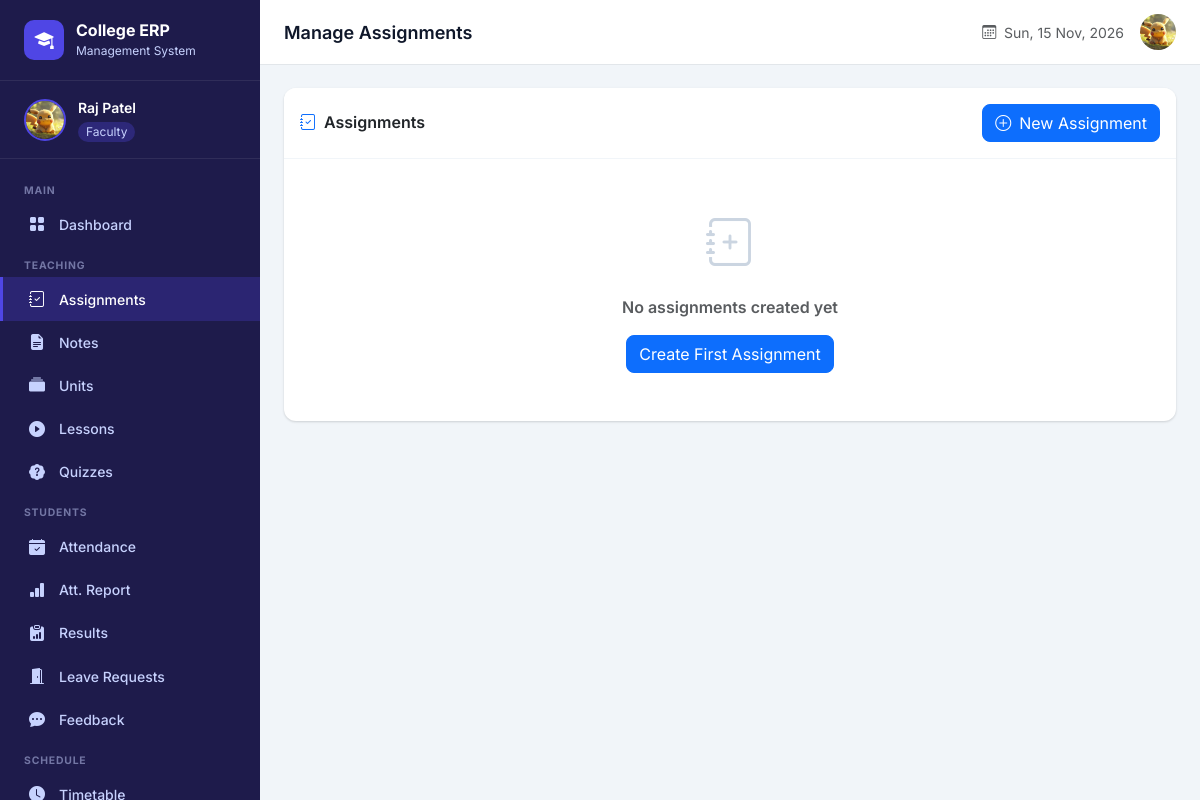
The page /faculty/assignments/ (signed in) on the database its author committed.
### faculty/models.py (models this page shows, shortened)
class Staff(models.Model):
    ROLE_CHOICES = (
         ('dean', 'Dean'),
        ('faculty', 'Faculty'),
        ('hod', 'Head of Department'),
    )
    GENDER_CHOICES = (
        ('male', 'Male'),
        ('female', 'Female'),
        ('other', 'Other'),
    )
    user = models.OneToOneField(User, on_delete=models.CASCADE, related_name='staff_profile')
    staff_id = models.CharField(max_length=20, unique=True)
    name = models.CharField(max_length=100)
    email = models.EmailField(unique=True)
    mobile= models.CharField(
        max_length=10,
        validators=[mobile_validator])
    gender = models.CharField(max_length=10, choices=GENDER_CHOICES, default='male')
    dob = models.DateField(null=True, blank=True)
    image = models.ImageField(upload_to='staff_images/', blank=True, null=True)
    role = models.CharField(max_length=20, choices=ROLE_CHOICES, default='faculty')
    department = models.ForeignKey(
        'account.Department', on_delete=models.SET_NULL,
        null=True, blank=True, related_name='staff_members'
    )
    qualification = models.CharField(max_length=200, blank=True)
    experience = models.CharField(max_length=200, blank=True)
    address = models.TextField(blank=True)
    joining_date = models.DateField(null=True, blank=True)
    is_active = models.BooleanField(default=True)
    created_at = models.DateTimeField(auto_now_add=True)
    class Meta:
        ordering = ['name']
        verbose_name = 'Staff'
        verbose_name_plural = 'Staff Members'

### faculty/views.py (the view)
    def wrapper(request, *args, **kwargs):
        if not request.user.is_authenticated:
            messages.warning(request, "Please log in.")
            return redirect('login')
        try:
            staff = request.user.staff_profile
            request.staff = staff
        except Staff.DoesNotExist:
            if request.user.is_superuser:
                request.staff = None
            else:
                messages.error(request, "Faculty access required.")
                return redirect('login')
        return view_func(request, *args, **kwargs)

### faculty/views.py (called while the page is built)
def faculty_required(view_func):
    def wrapper(request, *args, **kwargs):
        if not request.user.is_authenticated:
            messages.warning(request, "Please log in.")
            return redirect('login')
        try:
            staff = request.user.staff_profile
            request.staff = staff
        except Staff.DoesNotExist:
            if request.user.is_superuser:
                request.staff = None
            else:
                messages.error(request, "Faculty access required.")
                return redirect('login')
        return view_func(request, *args, **kwargs)
    wrapper.__name__ = view_func.__name__
    return wrapper

def get_staff(request):
    try:
        return request.user.staff_profile
    except (Staff.DoesNotExist, AttributeError):
        return None

@faculty_required
def faculty_assignments(request):
    staff = get_staff(request)
    assignments = Assignment.objects.filter(created_by=staff).select_related('subject').order_by('-created_at')
    return render(request, 'faculty/assignments.html', {'assignments': assignments, 'staff': staff})

### templates/faculty/assignments.html (shortened to what this page needs)
{% extends "faculty/base_faculty.html" %}
{% block page_title %}Manage Assignments{% endblock %}
{% block content %}
<div class="card">
  <div class="card-header py-3 d-flex justify-content-between align-items-center">
    <h6 class="mb-0 fw-semibold"><i class="bi bi-journal-check text-primary me-2"></i>Assignments</h6>
    <a href="{% url 'create_assignment' %}" class="btn btn-primary rounded-3">
      <i class="bi bi-plus-circle me-2"></i>New Assignment
    </a>
  </div>
  <div class="card-body p-0">
    {% if assignments %}
      <div class="table-responsive">
        <table class="table mb-0">
          <thead><tr><th>Title</th><th>Subject</th><th>Due Date</th><th>Total Marks</th><th>Submissions</th><th>Status</th><th>Actions</th></tr></thead>
          <tbody>
            {% for assignment in assignments %}
              <tr>
                <td>
                  <div class="fw-semibold" style="font-size:.875rem">{{ assignment.title }}</div>
                  <div class="text-muted" style="font-size:.75rem">{{ assignment.description|truncatechars:50 }}</div>
                </td>
                <td><span class="badge bg-light text-dark">{{ assignment.subject.subject_name }}</span></td>
                <td style="font-size:.8rem">
                  {{ assignment.due_date|date:"d M Y, h:i A" }}
                  {% if assignment.is_overdue %}<br><span class="badge bg-danger">Overdue</span>{% endif %}
                </td>
                <td>{{ assignment.total_marks }}</td>
                <td>
                  <a href="{% url 'view_submissions' assignment.id %}" class="btn btn-sm btn-outline-info rounded-3">
                    <i class="bi bi-people me-1"></i>{{ assignment.submission_count }}
                  </a>
                </td>
                <td>
                  <span class="badge {% if assignment.status == 'active' %}bg-success{% elif assignment.status == 'closed' %}bg-secondary{% else %}bg-warning text-dark{% endif %}">
                    {{ assignment.get_status_display }}
                  </span>
                </td>
                <td>
                  <div class="d-flex gap-1">
                    <a href="{% url 'edit_assignment' assignment.id %}" class="btn btn-sm btn-outline-primary rounded-3">
                      <i class="bi bi-pencil"></i>
                    </a>
                    <form method="POST" action="{% url 'delete_assignment' assignment.id %}" onsubmit="return confirm('Delete this assignment?')">
                      {% csrf_token %}
                      <button class="btn btn-sm btn-outline-danger rounded-3"><i class="bi bi-trash"></i></button>
                    </form>
                    {% if assignment.file %}
                      <a href="{{ assignment.file.url }}" class="btn btn-sm btn-outline-secondary rounded-3" download>
                        <i class="bi bi-download"></i>
                      </a>
                    {% endif %}
                  </div>
                </td>
              </tr>
            {% endfor %}
          </tbody>
        </table>
      </div>
    {% else %}
      <div class="text-center py-5 text-muted">
        <i class="bi bi-journal-plus" style="font-size:3rem;color:#cbd5e1"></i>
        <div class="mt-3 fw-semibold">No assignments created yet</div>
        <a href="{% url 'create_assignment' %}" class="btn btn-primary mt-3 rounded-3">Create First Assignment</a>
      </div>
    {% endif %}
  </div>
</div>
{% endblock %}

### templates/faculty/base_faculty.html (shortened to what this page needs)
{% extends "base/layout.html" %}
{% block sidebar_user %}
  {% if staff %}
    {% if staff.image %}
      <img src="{{ staff.image.url }}" alt="{{ staff.name }}"/>
    {% else %}
      <div class="user-avatar-placeholder">{{ staff.name|first|upper }}</div>
    {% endif %}
    <div class="user-info">
      <div class="user-name">{{ staff.name }}</div>
      <span class="user-role">{{ staff.get_role_display }}</span>
    </div>
  {% endif %}
{% endblock %}
{% block sidebar_nav %}
  <div class="sidebar-section-label">Main</div>
  <a href="{% url 'faculty_dashboard' %}"><i class="bi bi-grid-fill"></i> Dashboard</a>
  <div class="sidebar-section-label">Teaching</div>
  <a href="{% url 'faculty_assignments' %}"><i class="bi bi-journal-check"></i> Assignments</a>
  <a href="{% url 'faculty_notes' %}"><i class="bi bi-file-earmark-text-fill"></i> Notes</a>
  <a href="{% url 'faculty_units' %}"><i class="bi bi-collection-fill"></i> Units</a>
  <a href="{% url 'faculty_lessons' %}"><i class="bi bi-play-circle-fill"></i> Lessons</a>
  <a href="{% url 'faculty_quizzes' %}"><i class="bi bi-patch-question-fill"></i> Quizzes</a>
  <div class="sidebar-section-label">Students</div>
  <a href="{% url 'faculty_attendance' %}"><i class="bi bi-calendar-check-fill"></i> Attendance</a>
  <a href="{% url 'attendance_report' %}"><i class="bi bi-bar-chart-fill"></i> Att. Report</a>
  <a href="{% url 'faculty_results' %}"><i class="bi bi-clipboard-data-fill"></i> Results</a>
  <a href="{% url 'faculty_leave_requests' %}"><i class="bi bi-door-open-fill"></i> Leave Requests</a>
  <a href="{% url 'faculty_feedback' %}"><i class="bi bi-chat-dots-fill"></i> Feedback</a>
  <div class="sidebar-section-label">Schedule</div>
  <a href="{% url 'faculty_timetable' %}"><i class="bi bi-clock-fill"></i> Timetable</a>
{% endblock %}
{% block topbar_right %}
  {% if staff and staff.image %}
    <img src="{{ staff.image.url }}" class="topbar-avatar" alt="{{ staff.name }}"/>
  {% elif staff %}
    <div style="width:36px;height:36px;background:#4f46e5;border-radius:50%;display:flex;align-items:center;justify-content:center;color:white;font-weight:600">
      {{ staff.name|first|upper }}
    </div>
  {% endif %}
{% endblock %}

### templates/base/layout.html (style rules this page uses)
:root { --sidebar-width: 260px; --topbar-height: 64px; --primary: #4f46e5; --primary-dark: #3730a3; --sidebar-bg: #1e1b4b; --sidebar-hover: #312e81; --sidebar-text: #c7d2fe; --sidebar-active: #4f46e5; --card-shadow: 0 1px 3px rgba(0,0,0,.1), 0 1px 2px rgba(0,0,0,.06); }
* { font-family: 'Inter', sans-serif; }
body { background: #f1f5f9; min-height: 100vh; }
.sidebar-user img { width: 42px; height: 42px; border-radius: 50%; object-fit: cover; border: 2px solid var(--primary); }
.sidebar-user .user-info .user-name { color: white; font-weight: 600; font-size: .875rem; }
.sidebar-user .user-info .user-role { color: var(--sidebar-text); font-size: .75rem; background: rgba(79,70,229,.3); padding: 1px 8px; border-radius: 20px; display: inline-block; margin-top: 2px; }
.sidebar-section-label { color: rgba(199,210,254,.5); font-size: .65rem; font-weight: 700; text-transform: uppercase; letter-spacing: .08em; padding: .75rem 1.5rem .25rem; }
.sidebar-nav a { display: flex; align-items: center; gap: .75rem; padding: .6rem 1.5rem; color: var(--sidebar-text); text-decoration: none; font-size: .875rem; font-weight: 500; transition: all .15s; border-left: 3px solid transparent; }
.sidebar-nav a.active { background: rgba(79,70,229,.25); color: white; border-left-color: var(--primary); }
.sidebar-nav a i { font-size: 1rem; width: 20px; text-align: center; }
.topbar .topbar-avatar { width: 36px; height: 36px; border-radius: 50%; object-fit: cover; cursor: pointer; }
.card { border: none; box-shadow: var(--card-shadow); border-radius: 12px; }
.card-header { background: white; border-bottom: 1px solid #f1f5f9; border-radius: 12px 12px 0 0 !important; }

### rows shown on the page
Staff: image (picture), name "Raj Patel", role "Faculty"
